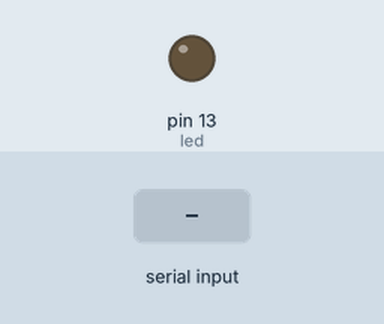
Bench run of a sketch on a simulated Arduino Uno, built with avr-gcc and run on an emulated ATmega328P. Shown: output pins drawn as LEDs (lit = HIGH). The inputs (shaded band) are chosen by the test bench. What the sketch prints to the serial monitor is not drawn.

Above: at 1.2 s.
1.3 s: "1\n" received over Serial
At 1.7 s:
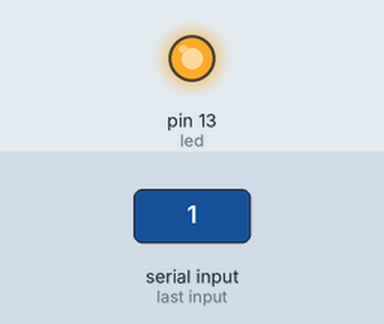
2.8 s: "2\n" received over Serial
At 4.0 s:
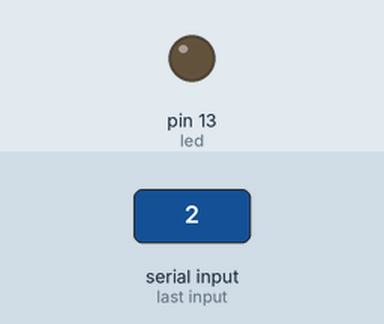
Timing chart, 0 to 5.8 s (numbered marks = the images above; inputs shaded):
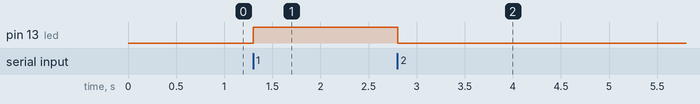

The sketch:

arduino_04.ino
```cpp
int entrada = 0;
int led = 13;

void setup() {
        Serial.begin(9600);
        pinMode(led,OUTPUT);
        }

void loop() {

          if (Serial.available() > 0) {
                entrada = Serial.parseInt();
                  if (entrada == 1)
                     digitalWrite(led,HIGH);
                  if (entrada == 2)
                     digitalWrite(led,LOW);

                  Serial.print(entrada);

          }
}
```

Measured:
- after the input at 1.3 s, pin 13 (led): LOW → HIGH at once
- after the input at 2.8 s, pin 13 (led): HIGH → LOW at once
